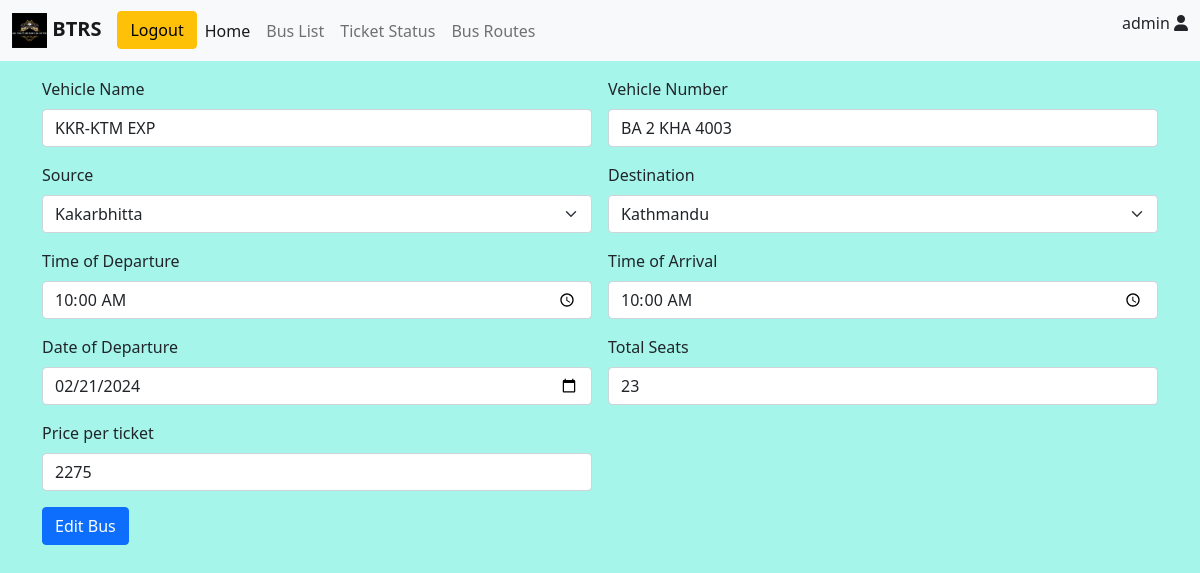
The app's page /editBus/9 (signed in) with its own data.
### bms/models.py (models this page shows, shortened)
class Vehicle(models.Model):
    name = models.CharField(max_length=50)
    vehicle_number = models.CharField(max_length=15, unique=True)
    source = models.ForeignKey(busRoute, on_delete=models.CASCADE,default=1, related_name='sourceid')
    destination = models.ForeignKey(busRoute, on_delete=models.CASCADE,default=1, related_name='destinationid')
    date = models.DateField(null=True)
    v_status = models.BooleanField(default=True)
    departure = models.TimeField(null=True, blank=True)
    arrive = models.TimeField(null=True, blank=True)
    available_seats = models.IntegerField(default=25)
    booked_seats = models.IntegerField(default=0)
    price = models.IntegerField(default=20)
    updated = models.DateTimeField(auto_now=True)
    created = models.DateTimeField(auto_now_add=True)
    class Meta:
        ordering = ['-updated', '-created']

class busRoute(models.Model):
    name = models.CharField(max_length=100, unique=True)
    updated = models.DateTimeField(auto_now=True)
    created = models.DateTimeField(auto_now_add=True)
    def __str__(self):
        return self.name

### bms/views.py (the view, shortened to what this page needs)
# urls.py: path('editBus/<str:id>', views.editBus, name='editBus'),
@login_required(login_url='loginUser')
def editBus(request, id):
    busRoutes = busRoute.objects.all()
    vehicle = Vehicle.objects.get(id=id)
    if request.user.is_superuser:
        context = {
            'busRoutes':busRoutes,
            'vehicle' : vehicle,
            }
        return render(request, 'bms/editBus.html', context)
    else:
       return HttpResponseForbidden("You do not have permission to access this page.")

### bms/templates/bms/editbus.html (shortened to what this page needs)
{% extends 'main.html' %}
{% block content %}
<div class="container mt-3">
    <form class="row g-3" method="post">
        <div class="col-md-6">
          <label for="vehicleName" class="form-label">Vehicle Name</label>
          <input type="text" class="form-control" name="Vname" placeholder="Makalu Express" value="{{ vehicle.name }}" required >
        </div>
        <div class="col-md-6">
            <label for="VehicleNumber" class="form-label">Vehicle Number</label>
            <input type="text" class="form-control" name="Vnumber" placeholder="NA 1 KHA 1200" value="{{ vehicle.vehicle_number }}" required>
          </div>
          <div class="col-md-6">
            <label for="source" class="form-label">Source</label>
            <select name="source" class="form-select" aria-label="Select Source" required>
              {% for busRoute in busRoutes %}
              <option value="{{ busRoute.id }}"  {% if busRoute.id == vehicle.source.id %} selected {% endif %}>{{ busRoute }}</option>
              {% endfor %}
            </select>
          </div>
          <div class="col-md-6">
            <label for="destination" class="form-label">Destination</label>
            <select name="destination" class="form-select" aria-label="Select Destination" required>
              {% for busRoute in busRoutes %}
              <option value="{{ busRoute.id }}"  {% if busRoute.id == vehicle.destination.id %} selected {% endif %}>{{ busRoute }}</option>
              {% endfor %}
            </select>
          </div>
        <div class="col-md-6">
          <label for="Departure" class="form-label">Time of Departure</label>
          <input type="time" class="form-control" name="Dtime" value="{{ vehicle.departure | time:'h:i:s' }}" required>
        </div>
        <div class="col-md-6">
            <label for="Arrival" class="form-label">Time of Arrival</label>
            <input type="time" class="form-control" name="Atime" value="{{ vehicle.arrive | time:'h:i:s' }}" required>
          </div>
          <div class="col-md-6">
            <label for="departureDate" class="form-label">Date of Departure</label>
            <input type="date" class="form-control" name="date" value="{{ vehicle.date | date:'Y-m-d' }}" required>
          </div>
          <div class="col-md-6">
              <label for="TotalSeats" class="form-label"> Total Seats</label>
              <input type="number" class="form-control" name="seats" placeholder="Enter Total Seats" value="{{ vehicle.available_seats }}" required>
            </div>
              <div class="col-md-6">
                  <label for="Price" class="form-label">Price per ticket</label>
                  <input type="number" class="form-control" name="price" placeholder="500" value="{{ vehicle.price }}" required>
                </div>
        <div class="col-12">
          <button type="submit" class="btn btn-primary">Edit Bus</button>
        </div>
      </form>
</div>
{% endblock content %}

### bms/templates/main.html (shortened to what this page needs)
<!DOCTYPE html>
<html lang="en">
  <head>
    <link
      rel="stylesheet"
      href="path/to/font-awesome/css/font-awesome.min.css"
    />
    <link rel="stylesheet" href="https://cdnjs.cloudflare.com/ajax/libs/font-awesome/6.0.0-beta3/css/all.min.css">
    <link
      href="https://cdn.jsdelivr.net/npm/bootstrap@5.1.3/dist/css/bootstrap.min.css"
      rel="stylesheet"
    />
  </head>
  <body style="background-color: #a5f5eb;">
    {% load static %}
    {% block navbar %}
    <nav class="navbar navbar-expand-lg navbar-light bg-light">
      <div class="container-fluid">
        <a class="navbar-brand" href="#">
          <img src="{% static 'assets/logo.jpeg' %}" alt="logo" height="35px" width="35px"/>
          <b >BTRS</b>
        </a>
        <div class="collapse navbar-collapse" id="navbarNav">
          <ul class="navbar-nav">
            {% if request.user.is_authenticated %}
            <li>
              <a href="{% url 'logout' %}"
                ><button type="button" class="btn btn-warning">Logout</button></a
              >
            </li>
            {% else %}
            <li>
              <a href="{% url 'loginUser' %}">
                <button type="button" class="btn btn-success">Login</button>
              </a>
            </li>
            {% endif %}
            {% block navItem %}
            <li class="nav-item">
              <a class="nav-link active" aria-current="page" href="{% url 'home' %}">Home</a>
            </li>
            <li class="nav-item">
              <a class="nav-link" href="{% url 'busList' %}">Bus List</a>
            </li>
            <li class="nav-item">
              <a class="nav-link" href="{% url 'ticketStatus' %}">Ticket Status</a>
            </li>
            <li class="nav-item">
              <a class="nav-link" href="{% url 'busRoutes' %}">Bus Routes</a>
            </li>
            {% endblock navItem %}
          </ul>
        </div>
        <div>
          {% if user.is_authenticated %}
            <p> {{ user.username }} <i class="fa fa-user"></i></p>
        {% endif %}
        </div>
      </div>
    </nav> {% endblock %}
    {% block content %}{% endblock %}
  </body>
</html>

### records on screen
Vehicle: Vname "KKR-KTM EXP", Vnumber "BA 2 KHA 4003", source "Kakarbhitta", destination "Kathmandu", Dtime "10:00:00", Atime "10:00:00", date "02/21/2024", seats "23", price "2275"

### other values on screen
{{ user.username }} "admin"
